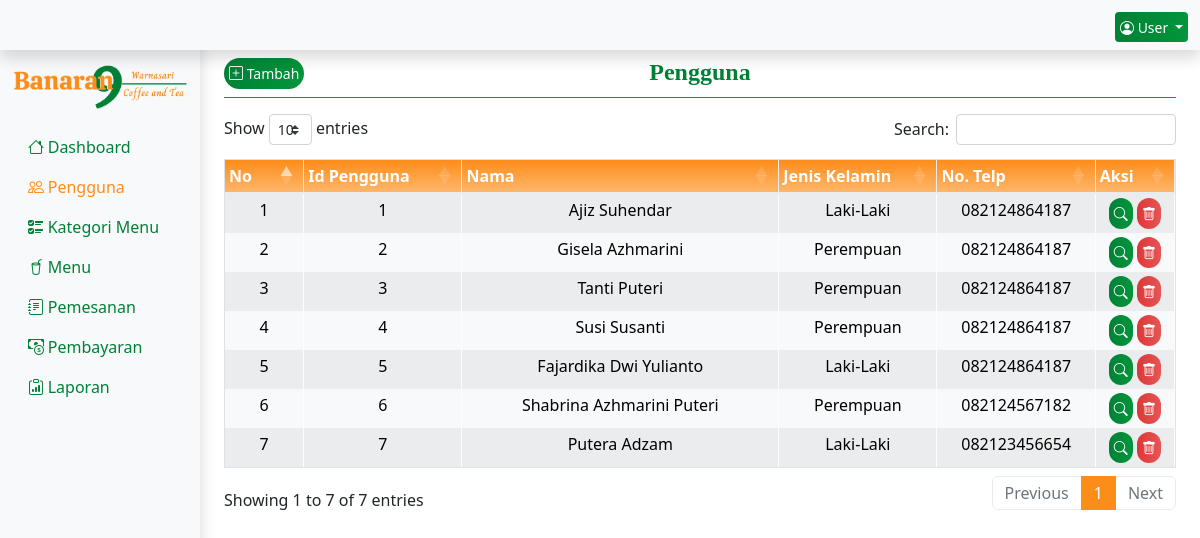
The app's page /admin/pengguna.php (signed in) with its own data.
### tables this page shows
CREATE TABLE `pengguna` (
  `id` int(11) NOT NULL,
  `foto` varchar(100) DEFAULT NULL,
  `nama` varchar(255) DEFAULT NULL,
  `jenis_kelamin` enum('Laki-Laki','Perempuan') DEFAULT NULL,
  `no_telp` varchar(13) DEFAULT NULL,
  `alamat` varchar(255) DEFAULT NULL,
  `username` varchar(100) DEFAULT NULL,
  `password` varchar(255) DEFAULT NULL,
  `level` enum('Admin','Pelayan','Kasir','Chef','Pelanggan') DEFAULT NULL
);

### functions.php (called while the page is built, shortened)
<?php
$conn = mysqli_connect("localhost", "root", "", "db_banaran");
function query($query) {
    global $conn;
    $result = mysqli_query($conn, $query);
    $rows   = [];
    while($row = mysqli_fetch_assoc($result)) {
        $rows[] = $row;
    }
    return $rows;
}

### admin/pengguna.php (the view, shortened to what this page needs)
<?php
require '../functions.php';
if (isset($_SESSION["username"])){
  $username = $_SESSION['username'];
    $pengguna1  = query("SELECT id,foto,nama,jenis_kelamin,no_telp,alamat,username,password,level FROM pengguna WHERE username = '$username'");
}
$pengguna = query("SELECT * FROM pengguna");
?>
<!doctype html>
<html lang="en">
  <head>
    <?php include '../kerangka/head.php'; ?>
</head>
<body>
<?php include '../kerangka/navbar_admin.php'; ?>
<div class="container-fluid">
  <div class="row" id="bawah_navbar">
    <nav id="sidebarMenu" class="col-md-3 col-lg-2 d-md-block bg-light sidebar1 shadow collapse position-fixed">
    <img src="../img/Logo_Banaran_Transparant.png" class="img-fluid mt-3" alt="Logo Banaran" width="100%" id="left">
      <div class="position-sticky pt-3 sidebar1-sticky">
        <ul class="nav flex-column" id="left">
          <li class="nav-item">
            <a class="nav-link" href="index.php" id="gambar1"><i class="bi bi-house"></i> Dashboard</a>
          </li>
          <li class="nav-item">
            <a class="nav-link active" href="pengguna.php" id="gambar1"><i class="bi bi-people"></i> Pengguna</a>
          </li>
          <li class="nav-item">
            <a class="nav-link" href="kategori.php" id="gambar1"><i class="bi bi-ui-checks"></i> Kategori Menu</a>
          </li>
          <li class="nav-item">
            <a class="nav-link" href="menu.php" id="gambar1"><i class="bi bi-cup-straw"></i> Menu</a>
          </li>
          <li class="nav-item">
            <a class="nav-link" href="pemesanan.php" id="gambar1"><i class="bi bi-journal-text"></i> Pemesanan</a>
          </li>
          <li class="nav-item">
            <a class="nav-link" href="pembayaran.php" id="gambar1"><i class="bi bi-cash-coin"></i> Pembayaran</a>
          </li>
          <li class="nav-item">
            <a class="nav-link" href="laporan.php" id="gambar1"><i class="bi bi-clipboard-data"></i> Laporan</a>
          </li>
        </ul>
      </div>
    </nav>
    <main class="col-md-9 ms-sm-auto col-lg-10 px-md-4">
    <div class="border-bottom border-success">
      <div class="row" id="top">
        <div class="col-lg-2">
          <button type="button" class="btn btn-sm text-white rounded-pill mb-2" id="btn_user" data-bs-toggle="modal" data-bs-target="#tambah"><i class="bi bi-plus-square"></i> Tambah</button>
        </div>
        <div class="col-lg-8">
          <h4 class="text-center" id="sub_judul4">Pengguna</h4>
        </div>
      </div>
    </div>
    <div class="table-responsive mt-3">
    <table id="table" class="table table-striped table-bordered display border mt-6 table-hover table-sm ">
    <thead class="text-white">
      <tr class="text-center">
        <th>No</th>
        <th>Id Pengguna</th>
        <th>Nama</th>
        <th>Jenis Kelamin</th>
        <th>No. Telp</th>
        <th>Aksi</th>
      </tr>
    </thead>
    <tbody  class="table-light text-center" id="tbody">
      <?php $i = 1; ?>
      <?php foreach( $pengguna as $row) : ?>
        <tr>
        <td class="col-sm-1"><?= $i++; ?></td>
        <td class="col-sm-2"><?= $row["id"] ?></td>
        <td class="col-sm-4"><?= $row["nama"] ?></td>
        <td class="col-sm-2"><?= $row["jenis_kelamin"] ?></td>
        <td class="col-sm-2"><?= $row["no_telp"] ?></td>
        <td class="col-sm-1">
        <div class="text-center">
          <a href="" class="btn btn-sm rounded-pill text-white" id="btn_user" data-bs-toggle="modal" data-bs-target="#detail<?php echo $row['id']; ?>"><i class="bi bi-search"></i></a>
          <a href="" class="btn btn-sm rounded-pill text-white" id="btn_user3" data-bs-toggle="modal" data-bs-target="#hapus<?php echo $row['id']; ?>"><i class="bi bi-trash"></i></a>
        </td>
        </tr>
      <?php endforeach ?>
    </tbody>
    </table>
    </div>
    </main>
  </div>
</div>
<?php
    if(isset($tambah_data_pengguna_berhasil)) {
      echo "<script> tambah_data_pengguna_berhasil(); </script>";
    }else if(isset($tambah_data_pengguna_gagal)){
      echo "<script> tambah_data_pengguna_gagal(); </script>";
    }else if(isset($bukan_foto_pengguna)){
      echo "<script> bukan_foto_pengguna(); </script>";
    }else if(isset($username_pengguna_sudah_terdaftar)){
      echo "<script> username_pengguna_sudah_terdaftar(); </script>";
    }else if(isset($ukuran_foto)){
      echo "<script> ukuran_foto(); </script>";
    }else if(isset($edit_data_pengguna_berhasil)){
      echo "<script> edit_data_pengguna_berhasil(); </script>";
    }else if(isset($edit_data_pengguna_gagal)){
      echo "<script> edit_data_pengguna_gagal(); </script>";
    }else if(isset($ganti_foto_berhasil)){
      echo "<script> ganti_foto_pengguna_berhasil(); </script>";
    }else if(isset($hapus_data_pengguna_berhasil)){
      echo "<script> hapus_data_pengguna_berhasil(); </script>";
    }else if(isset($hapus_data_pengguna_gagal)){
      echo "<script> hapus_data_pengguna_gagal(); </script>";
    }else if(isset($ganti_password_pengguna_berhasil)){
      echo "<script> ganti_password_pengguna_berhasil(); </script>";
    }else if(isset($konfirmasi_password_pengguna_tidak_sesuai)){
      echo "<script> konfirmasi_password_pengguna_tidak_sesuai(); </script>";
    }else{
      exit;
    };
?>

### kerangka/head.php (shortened to what this page needs)
<link rel="stylesheet" href="css/style_customm.css">
<link rel="stylesheet" href="../css/style_customm.css">
<link rel="stylesheet" href="css/style_button.css">
<link rel="stylesheet" href="../css/style_button.css">
<link rel="stylesheet" href="https://cdn.jsdelivr.net/npm/bootstrap-icons@1.5.0/font/bootstrap-icons.css">
<link href="https://cdn.jsdelivr.net/npm/bootstrap@5.2.0/dist/css/bootstrap.min.css" rel="stylesheet">
<link rel="stylesheet" href="../css/color_bootstrap.min.css">
<link rel="stylesheet" href="https://cdn.datatables.net/1.10.19/css/dataTables.bootstrap4.min.css"/>
<link rel="stylesheet" type="text/css" href="https://stackpath.bootstrapcdn.com/bootstrap/5.2.0/css/bootstrap.min.css">
<link rel="stylesheet" type="text/css" href="https://stackpath.bootstrapcdn.com/font-awesome/4.7.0/css/font-awesome.min.css">

### kerangka/navbar_admin.php (shortened to what this page needs)
<nav class="navbar navbar-expand-lg fixed-top shadow  background_admin">
<div class="container-fluid">
    <ul class="navbar-nav ms-auto">
        <li class="nav-item" id="right">
        <button type="button" class="btn dropdown-toggle text-white btn-sm mt-1 pb-1" data-bs-toggle="dropdown" data-bs-display="static" aria-expanded="false" id="btn_user">
            <i class="bi bi-person-circle"></i></i> User
        </button>
        </li>
    </ul>
</div>
</nav>

### css/style_customm.css (style rules this page uses)
:root { --brand: #008037; --brand2: #fd8d19; --brand3: #ffe0a7; --hover: #47c17c; --dark: #092032; --light: rgb(255, 255, 255); --shadow: 0px 6px 30px rgba(0, 0, 0, 0.402); }
body { font-family: "Montserrat", sans-serif; color: var(--dark); line-height: 1; text-align: justify; }
a { color: var(--dark); }
.navbar { color: var(--dark); background: var(--light); }
.nav-item .nav-link { color: var(--brand); }
.nav-item .nav-link.active { color: var(--brand2); }
#left { position: relative; animation: darikiri 3s; animation-fill-mode: forwards; }
#right { position: relative; animation: darikanan 3s; animation-fill-mode: forwards; }
#top { position: relative; animation: dariatas 3s; animation-fill-mode: forwards; }
#sub_judul4 { color: var(--brand); font-weight: bold; font-family: cursive; }
#bawah_navbar { margin-top: 58px; }
.background_admin { background-image: url("../img/background_navbar_2.png"); background-size: cover; }
.sidebar1 { position: fixed; top: 0; bottom: 0; z-index: 10; padding: 48px 0 0; }
.sidebar1-sticky { height: calc(100vh); overflow-x: hidden; overflow-y: auto; }
#gambar1 { transition: 1s; }
thead { background-image: linear-gradient(to bottom, var(--brand2) , #fd8f199f); color: var(--light); }

### css/style_button.css (style rules this page uses)
#btn_user { background: linear-gradient(-45deg, #008037, #0ad447, #008037); background-size: 800% 10%; padding: 5px; display: inline-block; border: none; transition: all .5s ease-in-out; animation: gradient 10s infinite cubic-bezier(.62, .28, .23, .99) both; }
#btn_user3 { background: linear-gradient(-45deg, #dc3535, #ffb4b4 , #dc3535); background-size: 800% 10%; padding: 5px; display: inline-block; border: none; transition: all .5s ease-in-out; animation: gradient 10s infinite cubic-bezier(.62, .28, .23, .99) both; }

### records on screen
pengguna: id "1", nama "Ajiz Suhendar", jenis_kelamin "Laki-Laki", no_telp "082124864187"
pengguna: id "2", nama "Gisela Azhmarini", jenis_kelamin "Perempuan", no_telp "082124864187"
pengguna: id "3", nama "Tanti Puteri", jenis_kelamin "Perempuan", no_telp "082124864187"
pengguna: id "4", nama "Susi Susanti", jenis_kelamin "Perempuan", no_telp "082124864187"
pengguna: id "5", nama "Fajardika Dwi Yulianto", jenis_kelamin "Laki-Laki", no_telp "082124864187"
pengguna: id "6", nama "Shabrina Azhmarini Puteri", jenis_kelamin "Perempuan", no_telp "082124567182"
pengguna: id "7", nama "Putera Adzam", jenis_kelamin "Laki-Laki", no_telp "082123456654"
